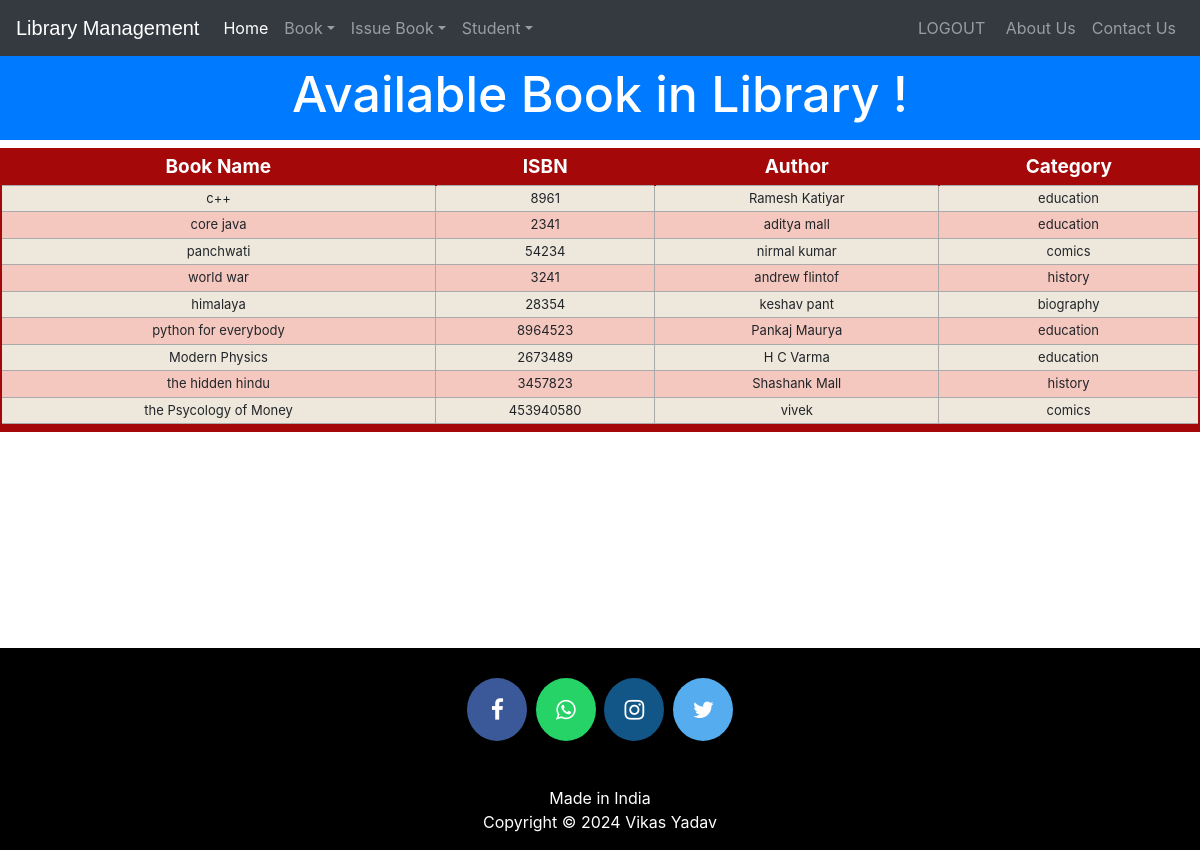
The app's page /viewbook (signed in) with its own data.
### library/models.py (models this page shows, shortened)
class Book(models.Model):
    catchoice= [
        ('education', 'Education'),
        ('entertainment', 'Entertainment'),
        ('comics', 'Comics'),
        ('biography', 'Biographie'),
        ('history', 'History'),
        ]
    name=models.CharField(max_length=30)
    isbn=models.PositiveIntegerField()
    author=models.CharField(max_length=40)
    category=models.CharField(max_length=30,choices=catchoice,default='education')

### library/views.py (the view)
# urls.py: path('viewbook', views.viewbook_view),
@login_required(login_url='adminlogin')
@user_passes_test(is_admin)
def viewbook_view(request):
    books=models.Book.objects.all()
    return render(request,'library/viewbook.html',{'books':books})

### library/views.py (called while the page is built)
def is_admin(user):
    if user.is_superuser or user.is_staff:
        return True
    else:
        return False

### templates/library/viewbook.html (shortened to what this page needs)
<!DOCTYPE html>
<html lang="en" dir="ltr">
  <head>
  </head>
  <body>
    {% include "library/navbaradmin.html" %}
    <br>
    <br>
    <h3 class="p-3 mb-2 bg-primary text-white" style = 'font-size: 50px;text-align:center;'>Available Book in Library !</h3>
{% if books%}
<table class="redTable">
<thead>
<tr>
<th>Book Name</th>
<th>ISBN</th>
<th>Author</th>
<th>Category</th>
</tr>
</thead>
<tfoot>
<tr>
<td colspan="4" rowspan="4">
</td>
</tr>
</tfoot>
<tbody>
  {% for book in books %}
    <tr>
      <td>{{book.name}}</td>
      <td>{{book.isbn}}</td>
      <td>{{book.author}}</td>
      <td>{{book.category}}</td>
    </tr>
  {% endfor %}
</tbody>
</table>
{%else%}
<h1>Have 0 book</h1>
{%endif%}
<br><br><br><br><br><br><br><br><br>
    {% include "library/footer.html" %}
  </body>
</html>

### templates/library/navbaradmin.html (shortened to what this page needs)
<!DOCTYPE html>
{% load static %}
<html lang="en">
<head>
<link rel="stylesheet" href="https://stackpath.bootstrapcdn.com/bootstrap/4.3.1/css/bootstrap.min.css">
<link rel="stylesheet" href="https://maxcdn.bootstrapcdn.com/font-awesome/4.7.0/css/font-awesome.min.css">
</head>
<body>
<div class="bs-example">
    <nav class="navbar navbar-expand-md bg-dark navbar-dark fixed-top">
        <a href="/" class="navbar-brand">Library Management</a>
        <div class="collapse navbar-collapse justify-content-between" id="navbarCollapse">
            <div class="navbar-nav">
                <a href="/" class="nav-item nav-link active">Home</a>
                <div class="nav-item dropdown">
                  <a href="#" class="nav-link dropdown-toggle" data-toggle="dropdown">Book</a>
                </div>
                <div class="nav-item dropdown">
                  <a href="#" class="nav-link dropdown-toggle" data-toggle="dropdown">Issue Book</a>
                </div>
                <div class="nav-item dropdown">
                  <a href="#" class="nav-link dropdown-toggle" data-toggle="dropdown">Student</a>
                </div>
            </div>
            <div class="navbar-nav">
                <a href="logout" class="nav-item nav-link">LOGOUT</a> &nbsp
                <a href="/aboutus" class="nav-item nav-link">About Us</a>
                <a href="contactus" class="nav-item nav-link">Contact Us</a>
            </div>
        </div>
    </nav>
</div>
</body>
</html>

### templates/library/footer.html (shortened to what this page needs)
<!DOCTYPE html>
<html>
<head>
</head>
<footer>
  <p>
  <a href="https://facebook.com/vikas/" class="fa fa-facebook"></a>
  <a href="#" class="fa fa-whatsapp"></a>
  <a href="https://instagram.com/vikas " class="fa fa-instagram"></a>
  <a href="https://twitter.com/vikas" class="fa fa-twitter"></a>
  </p>
<br>
  <div class="container">
    <div class="row">
               <div class="col-md-12 col-sm-12">
                    <div style="color:#ffffff;"class="wow fadeInUp footer-copyright">
                         <p>Made in India <br>
                         Copyright &copy;   2024  Vikas Yadav </p>
                    </div>
               </div>
    </div>
  </div>
</footer>
</html>

### templates/library/viewbook.html (style rules this page uses)
table.redTable { border: 2px solid #A40808; background-color: #EEE7DB; width: 100%; text-align: center; border-collapse: collapse; }
table.redTable td, table.redTable th { border: 1px solid #AAAAAA; padding: 3px 2px; }
table.redTable tbody td { font-size: 13px; }
table.redTable tr:nth-child(even) { background: #F5C8BF; }
table.redTable thead { background: #A40808; }
table.redTable thead th { font-size: 19px; font-weight: bold; color: #FFFFFF; text-align: center; border-left: 2px solid #A40808; }
table.redTable thead th:first-child { border-left: none; }
table.redTable tfoot { font-size: 13px; font-weight: bold; color: #FFFFFF; background: #A40808; }
table.redTable tfoot td { font-size: 13px; }

### templates/library/navbaradmin.html (style rules this page uses)
.bs-example { margin: 0px; }
.navbar-brand { font-size: 20px; font-family: sans-serif; }

### templates/library/footer.html (style rules this page uses)
footer { padding: 0px 0px 0px 0px; background-color:black; margin:0px; }
.fa { padding: 20px; font-size: 23px; width: 60px; text-align: center; text-decoration: none; margin: 5px 2px; border-radius: 50%; }
.fa-facebook { background: #3B5998; color: white; margin-top: 30px; }
.fa-whatsapp { background: #25d366; color: white; }
.fa-twitter { background: #55ACEE; color: white; }
.fa-instagram { background: #125688; color: white; }
p { text-align:center; }

### records on screen
Book: name "c++", isbn "8961", author "Ramesh Katiyar", category "education"
Book: name "core java", isbn "2341", author "aditya mall", category "education"
Book: name "panchwati", isbn "54234", author "nirmal kumar", category "comics"
Book: name "world war", isbn "3241", author "andrew flintof", category "history"
Book: name "himalaya", isbn "28354", author "keshav pant", category "biography"
Book: name "python for everybody", isbn "8964523", author "Pankaj Maurya", category "education"
Book: name "Modern Physics", isbn "2673489", author "H C Varma", category "education"
Book: name "the hidden hindu", isbn "3457823", author "Shashank Mall", category "history"
Book: name "the Psycology of Money", isbn "453940580", author "vivek", category "comics"
